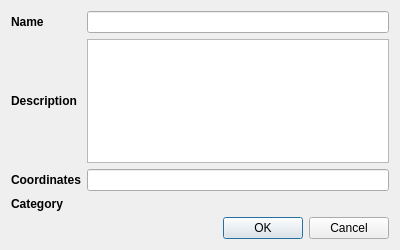
<?xml version="1.0" encoding="UTF-8"?>
<ui version="4.0">
 <class>TargetMaker</class>
 <widget class="QDialog" name="TargetMaker">
  <property name="geometry">
   <rect>
    <x>0</x>
    <y>0</y>
    <width>400</width>
    <height>250</height>
   </rect>
  </property>
  <property name="windowTitle">
   <string>Dialog</string>
  </property>
  <layout class="QVBoxLayout" name="verticalLayout">
   <item>
    <layout class="QHBoxLayout" name="nameContainer">
     <item>
      <widget class="QLabel" name="nameLabel">
       <property name="minimumSize">
        <size>
         <width>70</width>
         <height>0</height>
        </size>
       </property>
       <property name="font">
        <font>
         <weight>75</weight>
         <bold>true</bold>
        </font>
       </property>
       <property name="text">
        <string>Name</string>
       </property>
      </widget>
     </item>
     <item>
      <widget class="QLineEdit" name="textInput"/>
     </item>
    </layout>
   </item>
   <item>
    <layout class="QHBoxLayout" name="descriptionContainer">
     <item>
      <widget class="QLabel" name="descriptionLabel">
       <property name="minimumSize">
        <size>
         <width>70</width>
         <height>0</height>
        </size>
       </property>
       <property name="font">
        <font>
         <weight>75</weight>
         <bold>true</bold>
        </font>
       </property>
       <property name="text">
        <string>Description</string>
       </property>
      </widget>
     </item>
     <item>
      <widget class="QTextEdit" name="descriptionInput"/>
     </item>
    </layout>
   </item>
   <item>
    <layout class="QHBoxLayout" name="coordinateContainer">
     <item>
      <widget class="QLabel" name="coordinateLabel">
       <property name="minimumSize">
        <size>
         <width>70</width>
         <height>0</height>
        </size>
       </property>
       <property name="font">
        <font>
         <weight>75</weight>
         <bold>true</bold>
        </font>
       </property>
       <property name="text">
        <string>Coordinates</string>
       </property>
      </widget>
     </item>
     <item>
      <widget class="QLineEdit" name="coordinateInput"/>
     </item>
    </layout>
   </item>
   <item>
    <layout class="QHBoxLayout" name="categoryContainer">
     <item>
      <widget class="QLabel" name="categoryLabel">
       <property name="minimumSize">
        <size>
         <width>70</width>
         <height>0</height>
        </size>
       </property>
       <property name="font">
        <font>
         <weight>75</weight>
         <bold>true</bold>
        </font>
       </property>
       <property name="text">
        <string>Category</string>
       </property>
      </widget>
     </item>
    </layout>
   </item>
   <item>
    <widget class="QDialogButtonBox" name="buttonBox">
     <property name="orientation">
      <enum>Qt::Horizontal</enum>
     </property>
     <property name="standardButtons">
      <set>QDialogButtonBox::Cancel|QDialogButtonBox::Ok</set>
     </property>
    </widget>
   </item>
  </layout>
 </widget>
 <resources/>
 <connections>
  <connection>
   <sender>buttonBox</sender>
   <signal>accepted()</signal>
   <receiver>TargetMaker</receiver>
   <slot>accept()</slot>
   <hints>
    <hint type="sourcelabel">
     <x>248</x>
     <y>254</y>
    </hint>
    <hint type="destinationlabel">
     <x>157</x>
     <y>274</y>
    </hint>
   </hints>
  </connection>
  <connection>
   <sender>buttonBox</sender>
   <signal>rejected()</signal>
   <receiver>TargetMaker</receiver>
   <slot>reject()</slot>
   <hints>
    <hint type="sourcelabel">
     <x>316</x>
     <y>260</y>
    </hint>
    <hint type="destinationlabel">
     <x>286</x>
     <y>274</y>
    </hint>
   </hints>
  </connection>
 </connections>
</ui>
